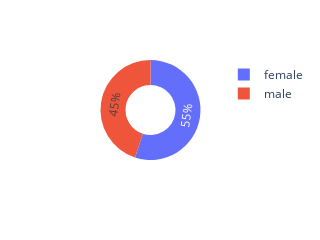

The cell this chart's notebook holds for it:
### Code cell
px.pie(df, values=df.values, names=df.index, labels={"index":"Gender"},hole=0.5,height=230,
    width=200,)

### Figure 1 — Plotly figure (JSON) as saved in the notebook; plotly's stock layout.template omitted (floating-point values rounded to 4 significant figures)
{"data": [{"domain": {"x": [0, 1], "y": [0, 1]}, "hole": 0.5, "hovertemplate": "Gender=%{label}<br>value=%{value}<extra></extra>", "labels": ["male", "female"], "legendgroup": "", "name": "", "showlegend": true, "type": "pie", "values": [17910, 21890]}], "layout": {"height": 230, "legend": {"tracegroupgap": 0}, "margin": {"t": 60}, "width": 200}}
